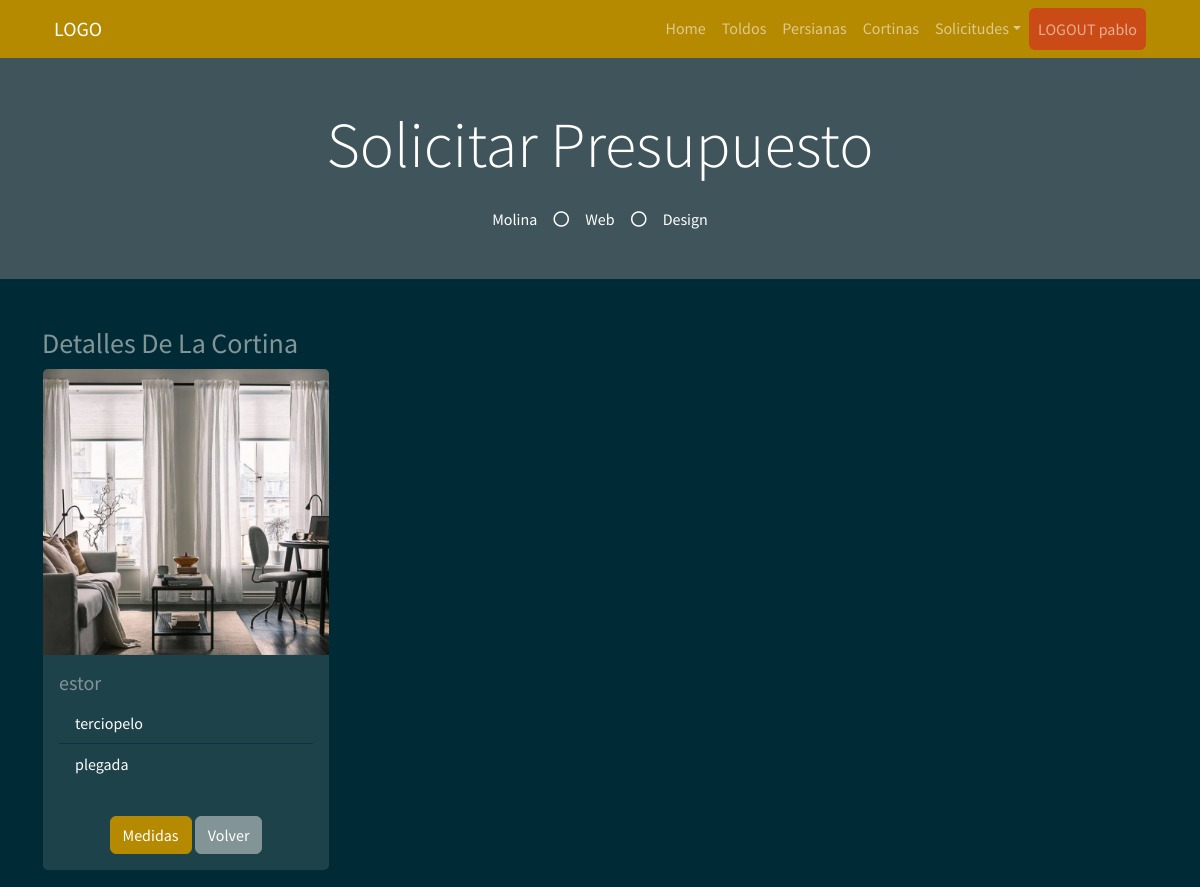
The app's page /details_cortina/1 (signed in) with its own data.
### myapp/models.py (models this page shows)
    class Cortina(db.Model):
        __tablename__ = "Cortina"  # Nombre de la tabla que se crea
        Cortina_id = db.Column("cortina_id", db.Integer, Sequence(
            'cortina_id_seq'),  primary_key=True)
        Tipo = db.Column(db.String(20))
        Tejido = db.Column(db.String(30))
        Estilo = db.Column(db.String(30))
        Imagen = db.Column(db.String(30))

### myapp/views.py (the view, shortened to what this page needs)
    @app.route("/details_cortina/<int:Cortina_id>", methods=["GET", "POST"])
    def details_cortina(Cortina_id: int):
        if request.method == "GET":
            read_cortina = db_access["read_cortina"]
            cortina = read_cortina(Cortina_id)
            usuario = session['usuario']
            usu = usuario
            return render_template("user/cortinas/details_cortina.html", cortina=cortina, usu=usu)

### myapp/templates/user/cortinas/details_cortina.html (shortened to what this page needs)
<!DOCTYPE html>
<html>
<head>
  <link href="https://cdn.jsdelivr.net/npm/bootstrap@5.1.3/dist/css/bootstrap.min.css" rel="stylesheet"
>
  <link rel="stylesheet" href="../static/style/bootstrap.min(8).css">
</head>
<body>
  {% include 'includes/navbar_user.html' %}
  <div class="jumbotron jumbotron-fluid bg-jumbotron" style=" background-color: rgba(128, 128, 128, 0.5);">
    <div class="container text-center py-5">
      <h3 class="text-white display-3 mb-4">Solicitar Presupuesto</h3>
      <div class="d-inline-flex align-items-center text-white">
        <p class="m-0">Molina</p>
        <i class="far fa-circle px-3"></i>
        <p class="m-0">Web</p>
        <i class="far fa-circle px-3"></i>
        <p class="m-0">Design</p>
      </div>
    </div>
  </div>
  <div class="container">
    <div class="row mt-5 ">
      <div class="col-4">
        <p class="list-group">
        <h3>Detalles De La Cortina</h3>
        <div class="card" style="width: 18rem;">
          <img src="../static/style/img/{{cortina.Imagen}}" class="card-img-top" alt="...">
          <div class="card-body">
            <h5 class="card-title">
              {{cortina.Tipo}}
            </h5>
            <ul class="list-group list-group-flush">
              <li class="list-group-item">
                {{cortina.Tejido}}
              </li>
              <li class="list-group-item">
                {{cortina.Estilo}}
              </li>
            </ul>
          </div>
          <div class="card-body mx-auto">
            <form method="POST">
              <button type="button" class="btn btn-primary" data-bs-target="#form"
                data-bs-toggle="collapse">Medidas</button>
              <a class="btn btn-secondary" href="/cortinas_user">Volver</a>
            </form>
          </div>
        </div>
        </p>
      </div>
    </div>
  </div>
</body>
</html>

### records on screen
Cortina: Imagen (picture), Tipo "estor", Tejido "terciopelo", Estilo "plegada"

### other values on screen
{{ usu }} "pablo"
